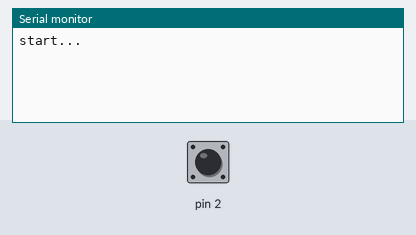
Bench run of a sketch on a simulated Arduino Uno, built with avr-gcc and run on an emulated ATmega328P. Parts: the last lines printed to the serial monitor. The test bench sets the inputs (shaded band); at power-on: pin 2 HIGH.

Above: at 1.2 s.
1.3 s: pin 2 pulled LOW for 0.15 s
4.4 s: pin 2 pulled LOW for 1 s
At 6.0 s:
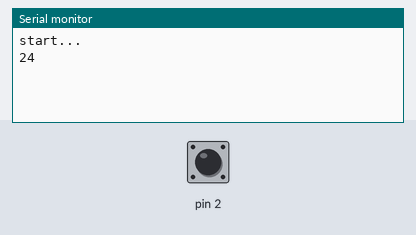
8.4 s: pin 2 pulled LOW for 0.15 s
At 11.0 s:
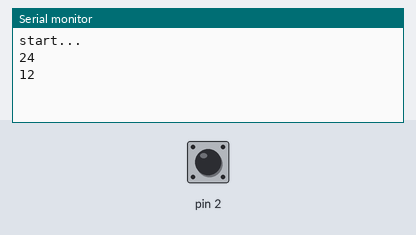

The sketch:

encoder_test_i.ino
```cpp
volatile unsigned long  count = 0;
unsigned long copyCount = 0;

unsigned long lastRead = 0;
unsigned long interval = 5000;

void setup() {
 Serial.begin(9600);
 Serial.println("start...");
 pinMode(2,INPUT_PULLUP);
 attachInterrupt(digitalPinToInterrupt(2), isrCount, FALLING); //interrupt signal to pin 2
}

void loop() {
 if (millis() - lastRead >= interval) { //read interrupt count every second
   lastRead  += interval;
   // disable interrupts,make copy of count, reenable interrupts
   noInterrupts();
   copyCount = count;
   count = 0;
   interrupts();

   Serial.println(copyCount*12);

 }

}

void isrCount() {
 count++;
}
```

Measured:
- after the input at 4.4 s, the serial monitor: prints a new line after 0.60 s (image 1)
- after the input at 8.4 s, the serial monitor: prints a new line after 1.6 s (image 2)
